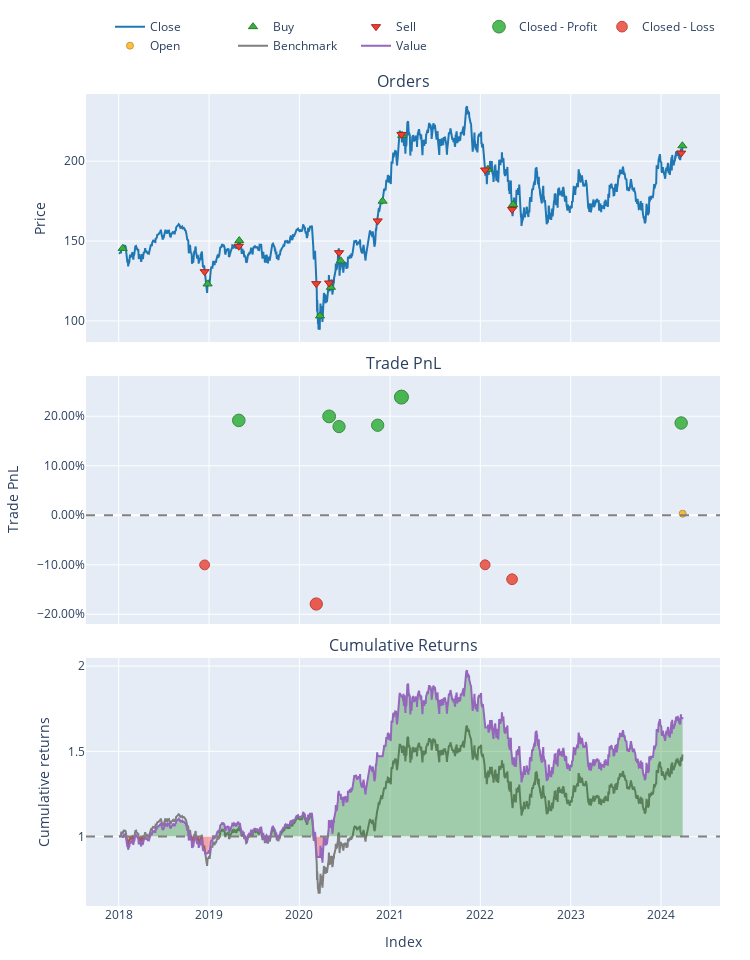

The cell this chart's notebook holds for it:
### Code cell
# Plot cumulative returns
# pf.cumulative_returns().vbt.plot().show()
opf = pf[(2,3)]
opf.plot().show()


# Show performance metrics
print(opf.stats())

### Figure 1 — Plotly figure (JSON) as saved in the notebook; plotly's stock layout.template omitted (floating-point values rounded to 4 significant figures; data arrays with more than 128 entries replaced by an {"elided": "..."} marker saying what was removed)
{"data": [{"legendgroup": "0", "line": {"color": "#1f77b4"}, "name": "Close", "showlegend": true, "type": "scatter", "uid": "0b3a04c8-e5bd-4893-93fc-b91e082aaad1", "x": {"elided": "1570 str values"}, "xaxis": "x", "y": {"elided": "1570 float values"}, "yaxis": "y"}, {"customdata": [[0, 68.77, 0], [2, 73.04, 0], [4, 71.34, 0], [6, 85.29, 0], [8, 87.21, 0], [10, 90.46, 0], [12, 84.07, 0], [14, 84.31, 0], [16, 84.11, 0], [18, 82.61, 0], [20, 80.81, 0]], "hovertemplate": "Order Id: %{customdata[0]}<br>Timestamp: %{x}<br>Price: %{y}<br>Size: %{customdata[1]:.6f}<br>Fees: %{customdata[2]:.6f}", "legendgroup": "1", "marker": {"color": "#37B13F", "line": {"color": "rgb(38,123,44)", "width": 1}, "size": 8, "symbol": "triangle-up"}, "mode": "markers", "name": "Buy", "type": "scatter", "uid": "01da115f-2192-4af2-8821-dea024318607", "x": ["2018-01-17T05:00:00+00:00", "2018-12-26T05:00:00+00:00", "2019-05-03T04:00:00+00:00", "2020-03-24T04:00:00+00:00", "2020-05-07T04:00:00+00:00", "2020-06-16T04:00:00+00:00", "2020-12-02T05:00:00+00:00", "2021-02-19T05:00:00+00:00", "2022-01-31T05:00:00+00:00", "2022-05-13T04:00:00+00:00", "2024-03-27T04:00:00+00:00"], "xaxis": "x", "y": [145.4, 123.2, 150.3, 103.2, 121.1, 137.6, 175.0, 216.1, 195.0, 172.9, 209.6], "yaxis": "y"}, {"customdata": [[1, 68.77, 0], [3, 73.04, 0], [5, 71.34, 0], [7, 85.29, 0], [9, 87.21, 0], [11, 90.46, 0], [13, 84.07, 0], [15, 84.31, 0], [17, 84.11, 0], [19, 82.61, 0]], "hovertemplate": "Order Id: %{customdata[0]}<br>Timestamp: %{x}<br>Price: %{y}<br>Size: %{customdata[1]:.6f}<br>Fees: %{customdata[2]:.6f}", "legendgroup": "2", "marker": {"color": "#EA4335", "line": {"color": "rgb(181,31,18)", "width": 1}, "size": 8, "symbol": "triangle-down"}, "mode": "markers", "name": "Sell", "type": "scatter", "uid": "7c55d954-f991-41b7-89a9-718dfbeb8875", "x": ["2018-12-14T05:00:00+00:00", "2019-05-01T04:00:00+00:00", "2020-03-09T04:00:00+00:00", "2020-04-30T04:00:00+00:00", "2020-06-09T04:00:00+00:00", "2020-11-12T05:00:00+00:00", "2021-02-16T05:00:00+00:00", "2022-01-20T05:00:00+00:00", "2022-05-09T04:00:00+00:00", "2024-03-22T04:00:00+00:00"], "xaxis": "x", "y": [130.8, 146.8, 123.3, 123.8, 142.7, 162.6, 216.7, 194.5, 169.8, 205.1], "yaxis": "y"}, {"customdata": [[1, 1, 1724.0, 0.1916], [3, 3, 1757.0, 0.1997], [4, 4, 1890.0, 0.1791], [5, 5, 2263.0, 0.1818], [6, 6, 3511.0, 0.2386], [9, 9, 2661.0, 0.1864]], "hovertemplate": "Exit Trade Id: %{customdata[0]}<br>Position Id: %{customdata[1]}<br>Exit Timestamp: %{x}<br>PnL: %{customdata[2]:.6f}<br>Return: %{customdata[3]:.2%}", "legendgroup": "3", "marker": {"color": "#37B13F", "line": {"color": "rgb(38,123,44)", "width": 1}, "opacity": [0.87, 0.8752, 0.8621, 0.8638, 0.9, 0.8667], "size": [12.6, 12.84, 12.23, 12.31, 14, 12.45], "symbol": "circle"}, "mode": "markers", "name": "Closed - Profit", "type": "scatter", "uid": "da95629a-4662-454c-a38d-321543ea9409", "x": ["2019-05-01T04:00:00+00:00", "2020-04-30T04:00:00+00:00", "2020-06-09T04:00:00+00:00", "2020-11-12T05:00:00+00:00", "2021-02-16T05:00:00+00:00", "2024-03-22T04:00:00+00:00"], "xaxis": "x2", "y": [0.1916, 0.1997, 0.1791, 0.1818, 0.2386, 0.1864], "yaxis": "y2"}, {"customdata": [[0, 0, -1002.0, -0.1002], [2, 2, -1921.0, -0.1792], [7, 7, -1824.0, -0.1001], [8, 8, -2118.0, -0.1292]], "hovertemplate": "Exit Trade Id: %{customdata[0]}<br>Position Id: %{customdata[1]}<br>Exit Timestamp: %{x}<br>PnL: %{customdata[2]:.6f}<br>Return: %{customdata[3]:.2%}", "legendgroup": "4", "marker": {"color": "#EA4335", "line": {"color": "rgb(181,31,18)", "width": 1}, "opacity": [0.8118, 0.8621, 0.8117, 0.8303], "size": [9.886, 12.23, 9.881, 10.75], "symbol": "circle"}, "mode": "markers", "name": "Closed - Loss", "type": "scatter", "uid": "643d0e9b-0838-4d7b-8b38-17f6fa1fe673", "x": ["2018-12-14T05:00:00+00:00", "2020-03-09T04:00:00+00:00", "2022-01-20T05:00:00+00:00", "2022-05-09T04:00:00+00:00"], "xaxis": "x2", "y": [-0.1002, -0.1792, -0.1001, -0.1292], "yaxis": "y2"}, {"customdata": [[10, 10, 53.33, 0.003148]], "hovertemplate": "Exit Trade Id: %{customdata[0]}<br>Position Id: %{customdata[1]}<br>Exit Timestamp: %{x}<br>PnL: %{customdata[2]:.6f}<br>Return: %{customdata[3]:.2%}", "legendgroup": "5", "marker": {"color": "#FFAA00", "line": {"color": "rgb(178,118,0)", "width": 1}, "opacity": [0.75], "size": [7], "symbol": "circle"}, "mode": "markers", "name": "Open", "type": "scatter", "uid": "8f8c3084-0793-4628-89e9-46f96013293f", "x": ["2024-03-28T04:00:00+00:00"], "xaxis": "x2", "y": [0.003148], "yaxis": "y2"}, {"legendgroup": "6", "line": {"color": "#7f7f7f"}, "name": "Benchmark", "showlegend": true, "type": "scatter", "uid": "7e0cfa53-cacb-4987-b999-5ac83609a7e1", "x": {"elided": "1570 str values"}, "xaxis": "x3", "y": {"elided": "1570 float values"}, "yaxis": "y3"}, {"hoverinfo": "skip", "legendgroup": "7", "line": {"color": "rgba(0, 0, 0, 0)", "width": 0}, "opacity": 0, "showlegend": false, "type": "scatter", "uid": "e4c13353-03f1-422d-8f29-21089b87ffb7", "x": {"elided": "1570 str values"}, "xaxis": "x3", "y": {"elided": "1570 int values"}, "yaxis": "y3"}, {"connectgaps": false, "fill": "tonexty", "fillcolor": "rgba(0, 128, 0, 0.3)", "hoverinfo": "skip", "legendgroup": "7", "line": {"color": "rgba(0, 0, 0, 0)", "width": 0}, "opacity": 0, "showlegend": false, "type": "scatter", "uid": "a49a88e9-3128-475f-b846-a19d8b15bfc0", "x": {"elided": "1570 str values"}, "xaxis": "x3", "y": {"elided": "1570 float values"}, "yaxis": "y3"}, {"hoverinfo": "skip", "legendgroup": "7", "line": {"color": "rgba(0, 0, 0, 0)", "width": 0}, "opacity": 0, "showlegend": false, "type": "scatter", "uid": "e1a76213-9cfc-40ac-a473-4c7b81a93431", "x": {"elided": "1570 str values"}, "xaxis": "x3", "y": {"elided": "1570 int values"}, "yaxis": "y3"}, {"connectgaps": false, "fill": "tonexty", "fillcolor": "rgba(255, 0, 0, 0.3)", "hoverinfo": "skip", "legendgroup": "7", "line": {"color": "rgba(0, 0, 0, 0)", "width": 0}, "opacity": 0, "showlegend": false, "type": "scatter", "uid": "cd60bb07-6223-4c7c-a17c-c3a914c51cb2", "x": {"elided": "1570 str values"}, "xaxis": "x3", "y": {"elided": "1570 float values"}, "yaxis": "y3"}, {"legendgroup": "8", "line": {"color": "#9467bd"}, "name": "Value", "showlegend": true, "type": "scatter", "uid": "5ab3ef33-aa7e-4049-83e1-6d5018f4d731", "x": {"elided": "1570 str values"}, "xaxis": "x3", "y": {"elided": "1570 float values"}, "yaxis": "y3"}, {"hoverinfo": "skip", "legendgroup": "7", "line": {"color": "rgba(0, 0, 0, 0)", "width": 0}, "opacity": 0, "showlegend": false, "type": "scatter", "uid": "c6e825fd-4bb6-4e3c-a2cb-551acdfe1f52", "x": {"elided": "1570 str values"}, "xaxis": "x3", "y": {"elided": "1570 int values"}, "yaxis": "y3"}], "layout": {"annotations": [{"font": {"size": 16}, "showarrow": false, "text": "Orders", "x": 0.5, "xanchor": "center", "xref": "paper", "y": 1, "yanchor": "bottom", "yref": "paper"}, {"font": {"size": 16}, "showarrow": false, "text": "Trade PnL", "x": 0.5, "xanchor": "center", "xref": "paper", "y": 0.6528, "yanchor": "bottom", "yref": "paper"}, {"font": {"size": 16}, "showarrow": false, "text": "Cumulative Returns", "x": 0.5, "xanchor": "center", "xref": "paper", "y": 0.3056, "yanchor": "bottom", "yref": "paper"}], "height": 960, "legend": {"orientation": "h", "traceorder": "normal", "x": 1, "xanchor": "right", "y": 1.042, "yanchor": "bottom"}, "margin": {"b": 30, "l": 30, "r": 30, "t": 30}, "shapes": [{"line": {"color": "gray", "dash": "dash"}, "type": "line", "x0": 0, "x1": 1, "xref": "paper", "y0": 0, "y1": 0, "yref": "y2"}, {"line": {"color": "gray", "dash": "dash"}, "type": "line", "x0": 0, "x1": 1, "xref": "paper", "y0": 1, "y1": 1, "yref": "y3"}], "showlegend": true, "width": 750, "xaxis": {"anchor": "y", "domain": [0, 1], "matches": "x3", "showticklabels": false}, "xaxis2": {"anchor": "y2", "domain": [0, 1], "matches": "x3", "showticklabels": false}, "xaxis3": {"anchor": "y3", "domain": [0, 1], "title": {"text": "Index"}}, "yaxis": {"anchor": "x", "domain": [0.6944, 1], "title": {"text": "Price"}}, "yaxis2": {"anchor": "x2", "domain": [0.3472, 0.6528], "tickformat": ".2%", "title": {"text": "Trade PnL"}}, "yaxis3": {"anchor": "x3", "domain": [0, 0.3056], "title": {"text": "Cumulative returns"}}}}
